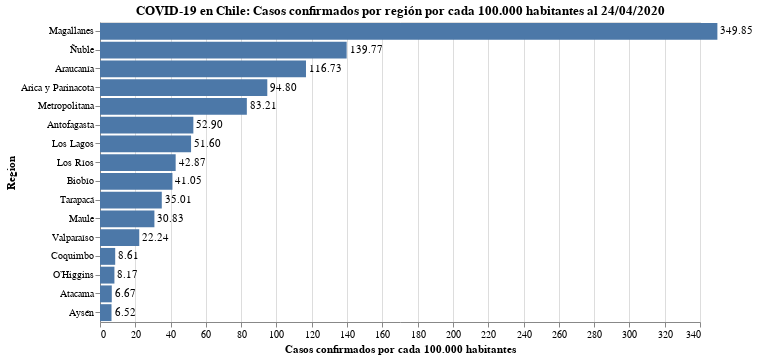

Notebook code for this chart:
### Code cell
#hide_input

bars = alt.Chart(data_raw).mark_bar().encode(
    x = alt.X('Tasa de casos:Q', scale=alt.Scale(domain=(0, 340)), axis=alt.Axis(title='Casos confirmados por cada 100.000 habitantes')),
    y = alt.Y('Region:N', sort='-x'),
    tooltip = 'Tasa de casos'
).properties(
    title=f'COVID-19 en Chile: Casos confirmados por región por cada 100.000 habitantes al {today_es_format}'
)

text = bars.mark_text(
    align='left',
    baseline='middle',
    dx=3  # Nudges text to right so it doesn't appear on top of the bar
).encode(
    text=alt.Text('Tasa de casos:Q', format=',.2f')
)

# bars.configure_title(
#     fontSize=20,
#     font='Courier',
#     anchor='start',
#     color='gray'
# )

(bars + text).properties(width=600, height=300)

### Figure 1 — Vega-Lite specification as saved in the notebook (floating-point values rounded to 4 significant figures)
{"config": {"view": {"continuousWidth": 400, "continuousHeight": 300}}, "layer": [{"mark": "bar", "encoding": {"tooltip": {"type": "quantitative", "field": "Tasa de casos"}, "x": {"type": "quantitative", "axis": {"title": "Casos confirmados por cada 100.000 habitantes"}, "field": "Tasa de casos", "scale": {"domain": [0, 340]}}, "y": {"type": "nominal", "field": "Region", "sort": "-x"}}, "title": "COVID-19 en Chile: Casos confirmados por región por cada 100.000 habitantes al 24/04/2020"}, {"mark": {"type": "text", "align": "left", "baseline": "middle", "dx": 3}, "encoding": {"text": {"type": "quantitative", "field": "Tasa de casos", "format": ",.2f"}, "tooltip": {"type": "quantitative", "field": "Tasa de casos"}, "x": {"type": "quantitative", "axis": {"title": "Casos confirmados por cada 100.000 habitantes"}, "field": "Tasa de casos", "scale": {"domain": [0, 340]}}, "y": {"type": "nominal", "field": "Region", "sort": "-x"}}, "title": "COVID-19 en Chile: Casos confirmados por región por cada 100.000 habitantes al 24/04/2020"}], "data": {"name": "data-07aecd5ca027ed10bae1c1678c28948b"}, "height": 300, "width": 600, "$schema": "https://vega.github.io/schema/vega-lite/v4.8.1.json", "datasets": {"data-07aecd5ca027ed10bae1c1678c28948b": [{"Region": "Arica y Parinacota", "2020-04-24": 239, "Tasa de casos": 94.8}, {"Region": "Tarapacá", "2020-04-24": 134, "Tasa de casos": 35.01}, {"Region": "Antofagasta", "2020-04-24": 366, "Tasa de casos": 52.9}, {"Region": "Atacama", "2020-04-24": 21, "Tasa de casos": 6.673}, {"Region": "Coquimbo", "2020-04-24": 72, "Tasa de casos": 8.611}, {"Region": "Valparaíso", "2020-04-24": 436, "Tasa de casos": 22.24}, {"Region": "Metropolitana", "2020-04-24": 6761, "Tasa de casos": 83.21}, {"Region": "O’Higgins", "2020-04-24": 81, "Tasa de casos": 8.173}, {"Region": "Maule", "2020-04-24": 349, "Tasa de casos": 30.83}, {"Region": "Ñuble", "2020-04-24": 715, "Tasa de casos": 139.8}, {"Region": "Biobío", "2020-04-24": 683, "Tasa de casos": 41.05}, {"Region": "Araucanía", "2020-04-24": 1184, "Tasa de casos": 116.7}, {"Region": "Los Ríos", "2020-04-24": 174, "Tasa de casos": 42.87}, {"Region": "Los Lagos", "2020-04-24": 460, "Tasa de casos": 51.6}, {"Region": "Aysén", "2020-04-24": 7, "Tasa de casos": 6.524}, {"Region": "Magallanes", "2020-04-24": 624, "Tasa de casos": 349.9}]}}
